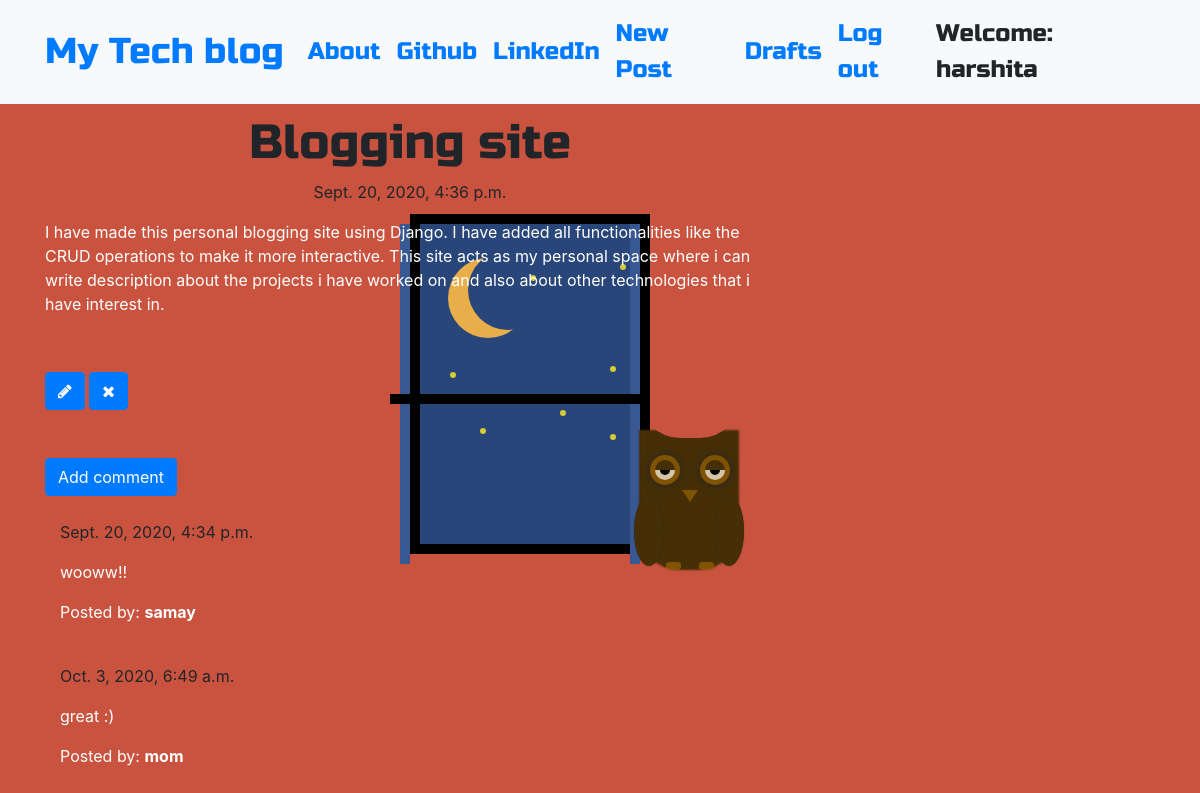
The app's page /post/1 (signed in) with its own data.
### blog/models.py (models this page shows, shortened)
class Post(models.Model):
    author = models.ForeignKey('auth.User',on_delete=models.CASCADE)
    title = models.CharField(max_length=200)
    text = models.CharField(max_length=1000)
    created_date = models.DateTimeField(default=timezone.now)
    published_date = models.DateTimeField(blank=True, null=True)

class Comment(models.Model):
    post = models.ForeignKey('blog.Post', related_name='comments',on_delete=models.CASCADE)
    author = models.CharField(max_length=200)
    text = models.CharField(max_length=1000)
    created_date = models.DateTimeField(default=timezone.now)
    approved_comment = models.BooleanField(default=False)

### blog/views.py (the view)
# urls.py: path('post/<int:pk>', views.PostDetailView.as_view(), name='post_detail'),
class PostDetailView(DetailView):
    model = Post

### blog/templates/blog/post_detail.html (shortened to what this page needs)
{% extends 'blog/base.html' %}
{% block content %}
        <h1 class='posttitle loader'>{{ post.title }}</h1>
        {% if post.published_date %}
            <div class="date postdate">
                {{ post.published_date }}
            </div>
        {% else %}
            <a class="btn btn-outline-dark" href="{% url 'post_publish' pk=post.pk %}">Publish</a>
        {% endif %}
      <p style="color:white" class='postcontent' >{{ post.text|safe|linebreaksbr }}</p>
      {% if user.is_authenticated %}
          <a class="btn btn-primary" href="{% url 'post_edit' pk=post.pk %}"><span class="fa fa-pencil"></span></a>
          <a class="btn btn-primary" href="{% url 'post_remove' pk=post.pk %}"><span class="fa fa-remove"></span></a>
      {% endif %}
  <br>
  <br>
  <br>
  <a class="btn btn-primary" href="{% url 'add_comment_to_post' pk=post.pk %}">Add comment</a>
  <div class="container">
  {% for comment in post.comments.all %}
  <br>
      {% if user.is_authenticated or comment.approved_comment %}
              {{ comment.created_date }}
          <p>{{ comment.text|safe|linebreaks }}</p>
          <p>Posted by: <strong>{{ comment.author }}</strong></p>
      {% endif %}
  {% empty %}
      <p>No comments posted.</p>
  {% endfor %}
</div>
{% endblock %}

### blog/templates/blog/base.html (shortened to what this page needs)
<!DOCTYPE html>
{% load static %}
<html>
  <head>
    <link rel="stylesheet" href="https://stackpath.bootstrapcdn.com/bootstrap/4.1.3/css/bootstrap.min.css"
>
    <link href="https://maxcdn.bootstrapcdn.com/font-awesome/4.7.0/css/font-awesome.min.css" rel="stylesheet">
    <link rel="stylesheet" href="//cdn.jsdelivr.net/medium-editor/latest/css/medium-editor.min.css" type="text/css" media="screen" charset="utf-8">
    <link rel="stylesheet" href="{% static 'css/blog.css' %}">
    <link rel="stylesheet" href="{% static 'css/moon.css' %}">
  </head>
  <body class='loader'>
    <nav class="navbar navbar-expand-lg bg-light techfont">
      <div class="container">
        <div class="navbar-nav align-items-center">
          <a class="navbar-brand bigbrand" href="{% url 'post_list' %}">My Tech blog</a>
          <a class="nav-item nav-link" href="{% url 'about' %}">About</a>
          <a class="nav-item nav-link" href="https://www.github.com">Github</a>
          <a class="nav-item nav-link" href="https://www.linkedin.com">LinkedIn</a>
        </div>
        <div class="navbar-nav align-items-center ml-auto">
          {% if user.is_authenticated %}
            <a class="nav-item nav-link" href="{% url 'post_new' %}">New Post</a>
            <a class="nav-item nav-link" href="{% url 'post_draft_list' %}">Drafts</a>
            <a class="nav-item nav-link" href="{% url 'logout' %}">Log out</a>
            <a >Welcome: {{ user.username }}</a>
          {% else %}
            <a class="nav-item nav-link" href="{% url 'login' %}" aria-label="Login">
              <span class="fa fa-user" aria-hidden="true"></span></a>
          {% endif %}
        </div>
      </div>
    </nav>
    <div class="window-container">
          <div class="window">
              <div class="star1"></div>
              <div class="star2"></div>
              <div class="star3"></div>
              <div class="star4"></div>
              <div class="star5"></div>
              <div class="star6"></div>
              <div class="star7"></div>
              <div class="moon-container">
                  <div class="moon"></div>
              </div>
           </div>
           <div class="middle-bar"></div>
            <div class="owl-container">
              <div class="owl"></div>
              <div class="eyes-owl">
                 <div class="iris"></div>
                 <div class="pupil"></div>
            </div>
            <div class="owl-beak"></div>
            <div class="wings"></div>
            <div class="owl-legs"></div>
      </div>
    </div>
          <div class="content container">
              <div class="row">
                  <div class="col-md-8">
                    <div class="blog_posts">
                      {% block content %}
                      {% endblock %}
                    </div>
                  </div>
              </div>
          </div>
  </body>
</html>

### blog/static/css/blog.css (style rules this page uses)
.techfont { font-family: 'Russo One', sans-serif; font-size: 1.5em; margin-bottom: 10px; }
.postdate { text-align: center; }
.posttitle { font-family: 'Russo One', sans-serif; font-size: 3em; text-align: center; }
.postcontent { font-family: 'Montserrat'; font-size: 1.5em; }
.bigbrand { font-size: 1.5em; }
.loader { filter:hue-rotate(0deg); color: linear-gradient(45deg,#0f8,#08f); animation:hue 5000ms infinite linear; }
p { color: white; }

### blog/static/css/moon.css (style rules this page uses)
body { background-color: #C9533E; margin: 0; padding: 0; }
.window-container { position: relative; top: 0; left: 0; }
.window { top: 6.25em; right: 34.375em; position: absolute; background-color: #29467A; border: 10px solid black; width: 240px; height: 340px; }
.middle-bar { top: 280px; right: 550px; position: absolute; background-color: black; width: 260px; height: 10px; }
.star1 { position: relative; top: 40px; left: 200px; background-color: rgb(214, 203, 52); width: 6px; height: 6px; border-radius: 50%; }
.star2 { position: relative; top: 45px; left: 110px; background-color: rgb(214, 203, 52); width: 6px; height: 6px; border-radius: 50%; }
.star3 { position: relative; top: 130px; left: 190px; background-color: rgb(214, 203, 52); width: 6px; height: 6px; border-radius: 50%; }
.star4 { position: relative; top: 130px; left: 30px; background-color: rgb(214, 203, 52); width: 6px; height: 6px; border-radius: 50%; }
.star5 { position: relative; top: 180px; left: 60px; background-color: rgb(214, 203, 52); width: 6px; height: 6px; border-radius: 50%; }
.star6 { position: relative; top: 180px; left: 190px; background-color: rgb(214, 203, 52); width: 6px; height: 6px; border-radius: 50%; }
.star7 { position: relative; top: 150px; left: 140px; background-color: rgb(214, 203, 52); width: 6px; height: 6px; border-radius: 50%; }
.moon-container { position: relative; top: -3em; left: 0; }
.moon { width: 80px; height: 80px; background: transparent; border-radius: 50px; box-shadow:-20px 8px 0 0px #e8ae4a; position: absolute; left: 3em; top: 2em; }
.owl-container { position: absolute; top: 11.5em; left: 40em; }
.owl { width: 100px; height: 140px; background: transparent; border-radius: 0 0 40px 40px; box-shadow: -1px 132px 2px 0 #462f07; position: absolute; left: 0; top: 0; }
.eyes-owl, .eyes-owl::before { width: 30px; height: 30px; border-radius: 50%; background-color: rgba(143, 94, 2, 0.781); box-shadow: 0 0 8px 0; position: absolute; top: 9.8em; left: 10px; }
.eyes-owl::before { content: ""; top: 0; left: 50px; }
.iris, .iris::before { width: 20px; height: 20px; border-radius: 50%; background: linear-gradient(#462f07 50%, rgba(255, 255, 255, 0.664) 50%); position: absolute; top: 5px; left: 5px; }
.iris::before { content: ""; top: 0; left: 50px; }
.pupil, .pupil::before { width: 10px; height: 10px; border-radius: 50%; background: linear-gradient(transparent 50%, black 30%); position: absolute; top: 10px; left: 10px; }
.pupil::before { content: ""; top: 0; left: 50px; }
.owl-beak { width: 0; height: 0; border-left: 8px solid transparent; border-right:8px solid transparent; border-top: 12px solid rgb(143, 94, 2, 0.781); position: relative; top: 12em; left: 42px; }
.wings, .wings::before { width: 30px; height: 70px; border-radius: 50%; position: absolute; background-color: #462f07; top: 198px; right: -8px; box-shadow: 0 0 1px 0; }
.wings::before { content: ""; top: 0; right: -80px; }
.owl-legs, .owl-legs::before { width: 15px; height: 8px; background-color: rgb(143, 94, 2, 0.781); border-radius: 30%; position: absolute; top: 16.5em; left: 1.6em; }
.owl-legs::before { content: ""; top: 0; left: 2.1em; }

### records on screen
Post: title "Blogging site", published_date "Sept. 20, 2020, 4:36 p.m.", text "I have made this personal blogging site using Django. I have added all functionalities like the CRUD operations to make it more interactive. This site acts as my personal space where i can write description about the projects i have worked on and also about other technologies that i have interest in."
Comment: created_date "Sept. 20, 2020, 4:34 p.m.", text "wooww!!", author "samay"
Comment: created_date "Oct. 3, 2020, 6:49 a.m.", text "great :)", author "mom"

### other values on screen
{{ user.username }} "harshita"
